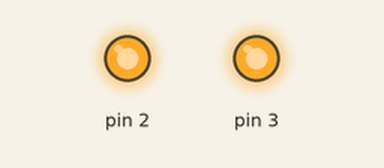
A sketch run on a simulated Arduino Uno, built with avr-gcc and run on an emulated ATmega328P. On the bench: output pins drawn as LEDs (lit = HIGH).

Above: at 0.1 s.
Timing chart, 0 to 1.6 s (numbered marks = the images above):
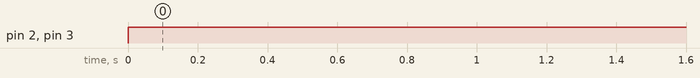

The sketch:

sketch_feb06d.ino
```cpp
void setup() {
pinMode(2,OUTPUT);
pinMode(3,OUTPUT);
pinMode(7,INPUT);

}

void loop() {
digitalWrite(2,HIGH);
digitalWrite(3,HIGH);
digitalWrite(7,HIGH);


}
```

Measured:
- by itself, pin 2, pin 3: LOW → HIGH at 0.00 s
